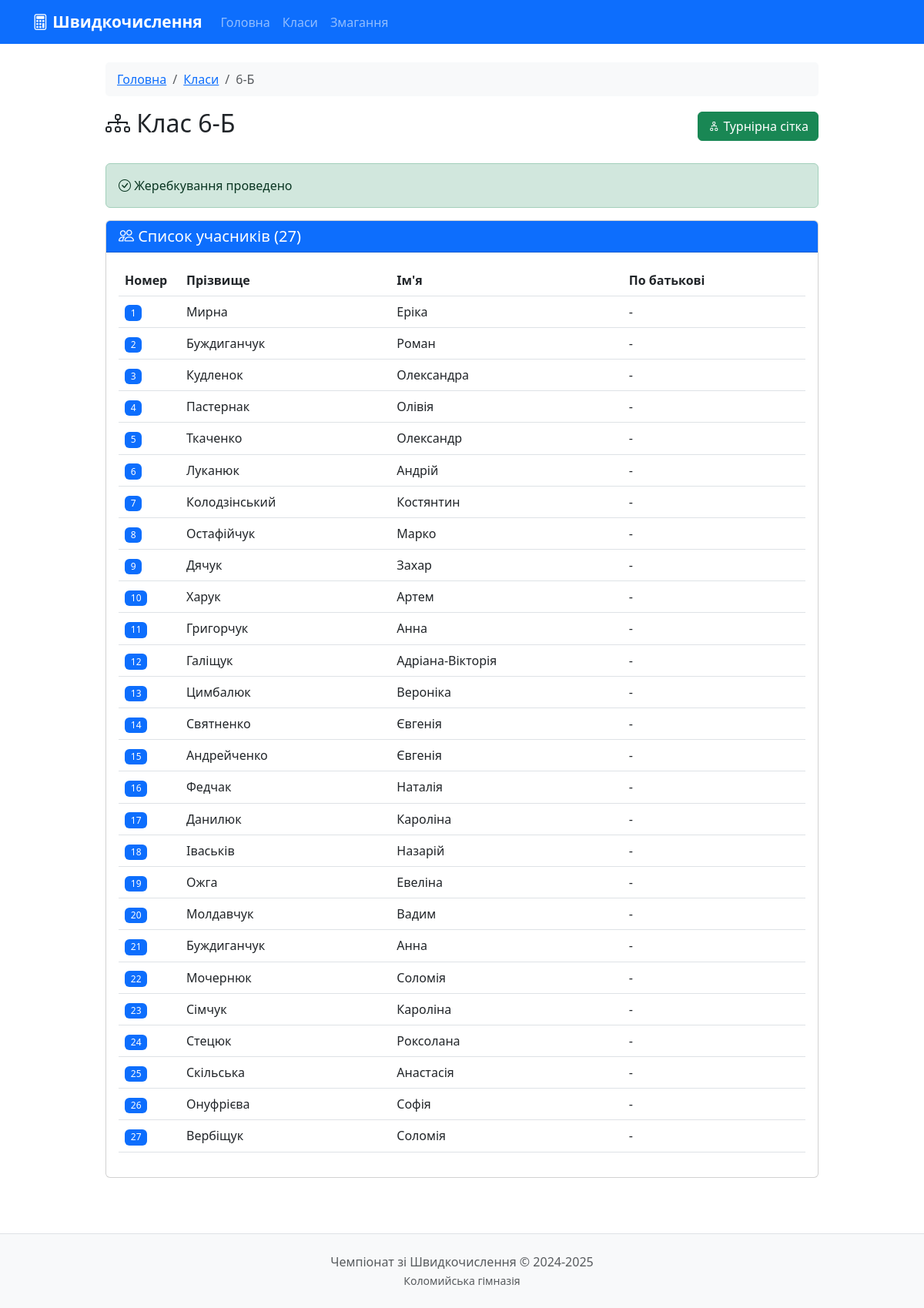
The page /class/6-Б on the database its author committed.
### models.py (models this page shows, shortened)
class Student(db.Model):
    id = db.Column(db.Integer, primary_key=True)
    first_name = db.Column(db.String(50), nullable=False)
    last_name = db.Column(db.String(50), nullable=False)
    patronymic = db.Column(db.String(50))
    class_name = db.Column(db.String(10), nullable=False)
    seed = db.Column(db.Integer)
    rating = db.Column(db.Integer, default=0)
    has_bye = db.Column(db.Boolean, default=False)
    home_matches = db.relationship('Match', foreign_keys='Match.student1_id', backref='student1', lazy=True)
    away_matches = db.relationship('Match', foreign_keys='Match.student2_id', backref='student2', lazy=True)

### app.py (the view)
@app.route('/class/<class_name>')
def class_detail(class_name):
    students = Student.query.filter_by(class_name=class_name).order_by(Student.seed).all()
    has_draw = any(s.seed is not None for s in students)
    return render_template('class_detail.html',
                         class_name=class_name,
                         students=students,
                         has_draw=has_draw)

### templates/class_detail.html (shortened to what this page needs)
{% extends "base.html" %}
{% block content %}
<div class="row">
    <div class="col-md-10 mx-auto">
        <nav aria-label="breadcrumb">
            <ol class="breadcrumb">
                <li class="breadcrumb-item"><a href="{{ url_for('index') }}">Головна</a></li>
                <li class="breadcrumb-item"><a href="{{ url_for('classes') }}">Класи</a></li>
                <li class="breadcrumb-item active">{{ class_name }}</li>
            </ol>
        </nav>
        <div class="d-flex justify-content-between align-items-center mb-4">
            <h2><i class="bi bi-diagram-3"></i> Клас {{ class_name }}</h2>
            <a href="{{ url_for('bracket', class_name=class_name) }}" class="btn btn-success">
                <i class="bi bi-diagram-2"></i> Турнірна сітка
            </a>
        </div>
        {% if has_draw %}
        <div class="alert alert-success">
            <i class="bi bi-check-circle"></i> Жеребкування проведено
        </div>
        {% else %}
        <div class="alert alert-warning">
            <i class="bi bi-exclamation-triangle"></i> Жеребкування ще не проведено
        </div>
        {% endif %}
        <div class="card">
            <div class="card-header bg-primary text-white">
                <h5 class="mb-0">
                    <i class="bi bi-people"></i> Список учасників ({{ students|length }})
                </h5>
            </div>
            <div class="card-body">
                {% if students %}
                <div class="table-responsive">
                    <table class="table table-hover">
                        <thead>
                            <tr>
                                {% if has_draw %}
                                <th width="80">Номер</th>
                                {% else %}
                                <th width="80">№</th>
                                {% endif %}
                                <th>Прізвище</th>
                                <th>Ім'я</th>
                                <th>По батькові</th>
                            </tr>
                        </thead>
                        <tbody>
                            {% for student in students %}
                            <tr>
                                <td>
                                    {% if student.seed %}
                                        <span class="badge bg-primary">{{ student.seed }}</span>
                                    {% else %}
                                        {{ loop.index }}
                                    {% endif %}
                                </td>
                                <td>{{ student.last_name }}</td>
                                <td>{{ student.first_name }}</td>
                                <td>{{ student.patronymic or '-' }}</td>
                            </tr>
                            {% endfor %}
                        </tbody>
                    </table>
                </div>
                {% else %}
                <p class="text-muted text-center mb-0">Немає учасників</p>
                {% endif %}
            </div>
        </div>
    </div>
</div>
{% endblock %}

### static/css/style.css (style rules this page uses)
body { min-height: 100vh; display: flex; flex-direction: column; }
.card { transition: transform 0.2s, box-shadow 0.2s; }
.badge { font-weight: 500; }
.card, .alert { animation: fadeIn 0.3s ease-out; }
.btn { transition: all 0.2s; }
.breadcrumb { background: #f8f9fa; padding: 10px 15px; border-radius: 5px; }

### rows shown on the page
Student: seed "1", last_name "Мирна", first_name "Еріка", patronymic "-"
Student: seed "2", last_name "Буждиганчук", first_name "Роман", patronymic "-"
Student: seed "3", last_name "Кудленок", first_name "Олександра", patronymic "-"
Student: seed "4", last_name "Пастернак", first_name "Олівія", patronymic "-"
Student: seed "5", last_name "Ткаченко", first_name "Олександр", patronymic "-"
Student: seed "6", last_name "Луканюк", first_name "Андрій", patronymic "-"
Student: seed "7", last_name "Колодзінський", first_name "Костянтин", patronymic "-"
Student: seed "8", last_name "Остафійчук", first_name "Марко", patronymic "-"
Student: seed "9", last_name "Дячук", first_name "Захар", patronymic "-"
Student: seed "10", last_name "Харук", first_name "Артем", patronymic "-"
Student: seed "11", last_name "Григорчук", first_name "Анна", patronymic "-"
Student: seed "12", last_name "Галіщук", first_name "Адріана-Вікторія", patronymic "-"
Student: seed "13", last_name "Цимбалюк", first_name "Вероніка", patronymic "-"
Student: seed "14", last_name "Святненко", first_name "Євгенія", patronymic "-"
Student: seed "15", last_name "Андрейченко", first_name "Євгенія", patronymic "-"
Student: seed "16", last_name "Федчак", first_name "Наталія", patronymic "-"
Student: seed "17", last_name "Данилюк", first_name "Кароліна", patronymic "-"
Student: seed "18", last_name "Іваськів", first_name "Назарій", patronymic "-"
Student: seed "19", last_name "Ожга", first_name "Евеліна", patronymic "-"
Student: seed "20", last_name "Молдавчук", first_name "Вадим", patronymic "-"
Student: seed "21", last_name "Буждиганчук", first_name "Анна", patronymic "-"
Student: seed "22", last_name "Мочернюк", first_name "Соломія", patronymic "-"
Student: seed "23", last_name "Сімчук", first_name "Кароліна", patronymic "-"
Student: seed "24", last_name "Стецюк", first_name "Роксолана", patronymic "-"
Student: seed "25", last_name "Скільська", first_name "Анастасія", patronymic "-"
Student: seed "26", last_name "Онуфрієва", first_name "Софія", patronymic "-"
Student: seed "27", last_name "Вербіщук", first_name "Соломія", patronymic "-"

### other values the page prints
{{ class_name }} "6-Б"
{{ students|length }} "27"
